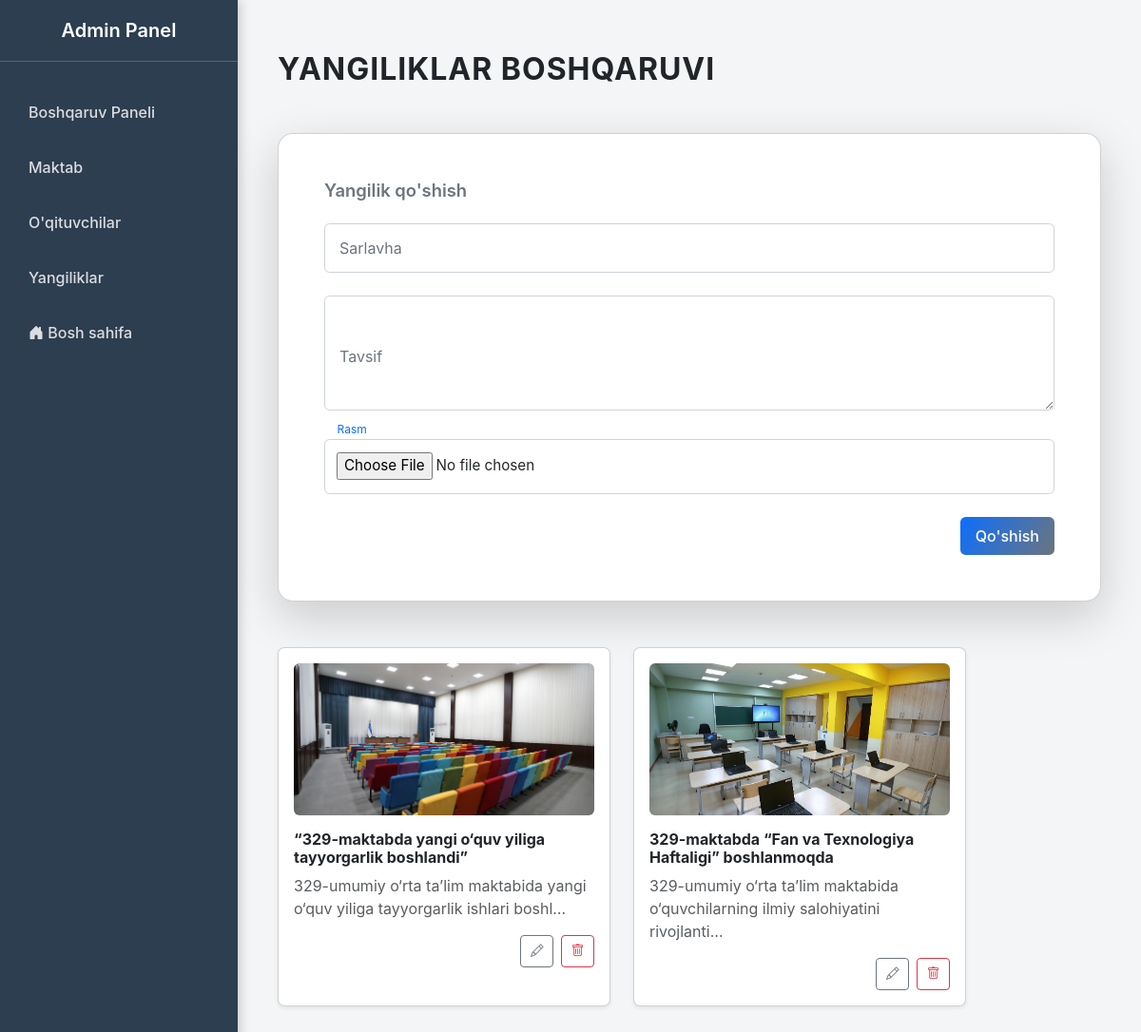
The page /admin-panel/news/ (signed in) on the database its author committed.
### mysite/models.py (models this page shows)
class News(models.Model):
    title = models.CharField(max_length=255, verbose_name="Sarlavha")
    description = models.TextField(verbose_name="Tavsif")
    image = models.ImageField(upload_to='images/', verbose_name="Rasm")
    created_at = models.DateTimeField(auto_now_add=True)

### mysite/views.py (the view)
    def wrapper(request, *args, **kwargs):
        if not request.session.get('admin_logged'):
            return redirect('admin_login')
        return view_func(request, *args, **kwargs)

### mysite/forms.py
class NewsForm(forms.ModelForm):
    class Meta:
        model = News
        fields = ['title', 'description', 'image']

### mysite/views.py (called while the page is built)
def admin_required(view_func):
    def wrapper(request, *args, **kwargs):
        if not request.session.get('admin_logged'):
            return redirect('admin_login')
        return view_func(request, *args, **kwargs)
    return wrapper

@admin_required
def admin_news(request):
    return render(request, 'admin_panel/news.html', {
        'news_list': News.objects.all(),
        'form': NewsForm(),
    })

### templates/admin_panel/news.html (shortened to what this page needs)
{% extends 'admin_panel/base_admin.html' %}
{% block content %}
<div class="container-fluid py-4">
    <h2 class="mb-5 fw-bold text-dark text-uppercase" style="letter-spacing: 1px;">Yangiliklar boshqaruvi</h2>
    <div class="card shadow-lg rounded-4 mb-5 p-5 bg-white news-form-card">
        <h5 class="fw-semibold mb-4 text-secondary">Yangilik qo'shish</h5>
        <form method="POST" action="{% url 'admin_add_news' %}" enctype="multipart/form-data" class="news-form">
            <div class="form-group">
                <input type="text" name="title" id="id_title" placeholder=" " required>
                <label for="id_title">Sarlavha</label>
            </div>
            <div class="form-group">
                <textarea name="description" id="id_description" rows="4" placeholder=" " required></textarea>
                <label for="id_description">Tavsif</label>
            </div>
            <div class="form-group">
                <input type="file" name="image" id="id_image">
                <label for="id_image">Rasm</label>
            </div>
            <div class="text-end mt-4">
                <button type="submit" class="btn btn-gradient">Qo'shish</button>
            </div>
        </form>
    </div>
    <div class="news-cards d-flex flex-wrap gap-4">
        {% for news in news_list %}
        <div class="card shadow-sm news-card p-3 flex-fill" style="min-width: 280px; max-width: 350px;">
            {% if news.image %}
            <div class="news-image mb-3">
                <img src="{{ news.image.url }}" class="w-100 rounded" alt="News image">
            </div>
            {% endif %}
            <h6 class="fw-bold mb-2">{{ news.title }}</h6>
            <p class="text-muted mb-3">{{ news.description|truncatechars:80 }}</p>
            <div class="d-flex justify-content-end gap-2">
                <a href="{% url 'admin_edit_news' news.id %}" class="btn btn-outline-secondary btn-sm"
                    title="Tahrirlash">
                    <i class="bi bi-pencil"></i>
                </a>
                <a href="{% url 'admin_delete_news' news.id %}" class="btn btn-outline-danger btn-sm" title="O'chirish"
                    onclick="return confirm('Ushbu yangilikni o\'chirmoqchimisiz?');">
                    <i class="bi bi-trash"></i>
                </a>
            </div>
        </div>
        {% empty %}
        <p class="text-muted text-center w-100">Yangiliklar mavjud emas</p>
        {% endfor %}
    </div>
</div>
{% endblock %}

### templates/admin_panel/base_admin.html (style rules this page uses)
body { background-color: #f4f5f7; font-family: 'Inter', 'Segoe UI', Tahoma, Geneva, Verdana, sans-serif; color: #212529; }
.card { border-radius: 12px; box-shadow: 0 6px 20px rgba(0, 0, 0, 0.1); transition: transform 0.2s, box-shadow 0.3s; }
.btn { transition: all 0.3s ease; }
.btn-gradient { background: linear-gradient(120deg, #0d6efd, #6c757d); color: #fff; border: none; }

### templates/admin_panel/news.html (style rules this page uses)
body { background-color: #f4f5f7; font-family: 'Inter', 'Segoe UI', sans-serif; color: #212529; }
.news-form-card { position: relative; transition: transform 0.2s, box-shadow 0.3s; }
.news-form .form-group { position: relative; margin-bottom: 1.5rem; }
.news-form input, .news-form textarea { width: 100%; padding: 0.85rem 0.75rem; border: 1px solid #ced4da; border-radius: 0.35rem; background: #fff; font-size: 0.95rem; transition: all 0.3s; }
.news-form label { position: absolute; top: 50%; left: 0.75rem; transform: translateY(-50%); background: #fff; padding: 0 0.25rem; color: #6c757d; pointer-events: none; transition: all 0.3s; }
.news-form input:focus+label, .news-form input:not(:placeholder-shown)+label, .news-form textarea:focus+label, .news-form textarea:not(:placeholder-shown)+label { top: -0.6rem; left: 0.6rem; font-size: 0.75rem; color: #0d6efd; }
.btn-gradient { background: linear-gradient(120deg, #0d6efd, #6c757d); color: #fff; border: none; padding: 0.5rem 1rem; border-radius: 0.35rem; font-weight: 500; transition: opacity 0.2s; }
.news-cards { display: flex; flex-wrap: wrap; gap: 1.5rem; }
.news-card { border-radius: 0.45rem; transition: transform 0.2s, box-shadow 0.3s; background: #fff; }
.news-image img { object-fit: cover; height: 160px; }
.btn-gradient { background: linear-gradient(120deg, #0d6efd, #6c757d); color: #fff; border: none; padding: 0.5rem 1rem; border-radius: 0.35rem; font-weight: 500; transition: all 0.3s ease; cursor: pointer; }
.btn-outline-danger, .btn-outline-secondary { transition: all 0.3s ease; }
.btn-sm { font-size: 0.85rem; padding: 0.35rem 0.6rem; }
.btn-outline-danger { border-color: #dc3545; color: #dc3545; }
.btn-outline-secondary { border-color: #6c757d; color: #6c757d; }
h2 { font-size: 2rem; }
h5 { font-size: 1.15rem; color: #495057; }

### rows shown on the page
News: image (picture), title "“329-maktabda yangi o‘quv yiliga tayyorgarlik boshlandi”", description "329-umumiy o‘rta ta’lim maktabida yangi o‘quv yiliga tayyorgarlik ishlari boshl…"
News: image (picture), title "329-maktabda “Fan va Texnologiya Haftaligi” boshlanmoqda", description "329-umumiy o‘rta ta’lim maktabida o‘quvchilarning ilmiy salohiyatini rivojlanti…"
